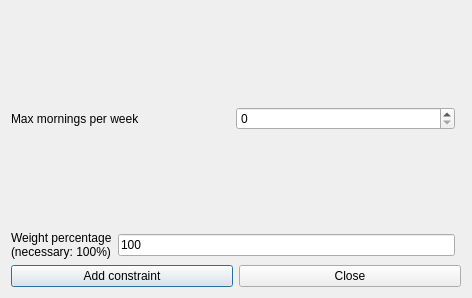
<?xml version="1.0" encoding="UTF-8"?>
<ui version="4.0">
 <class>AddConstraintStudentsMaxMorningsPerWeekForm_template</class>
 <widget class="QDialog" name="AddConstraintStudentsMaxMorningsPerWeekForm_template">
  <property name="geometry">
   <rect>
    <x>0</x>
    <y>0</y>
    <width>472</width>
    <height>298</height>
   </rect>
  </property>
  <property name="windowTitle">
   <string extracomment="This is the title of the dialog to add a new constraint of this type">Add students max mornings per week</string>
  </property>
  <layout class="QGridLayout">
   <item row="4" column="0" colspan="2">
    <layout class="QHBoxLayout">
     <item>
      <widget class="QPushButton" name="addConstraintPushButton">
       <property name="text">
        <string>Add constraint</string>
       </property>
      </widget>
     </item>
     <item>
      <widget class="QPushButton" name="closePushButton">
       <property name="text">
        <string>Close</string>
       </property>
      </widget>
     </item>
    </layout>
   </item>
   <item row="2" column="0">
    <spacer name="spacer1">
     <property name="orientation">
      <enum>Qt::Vertical</enum>
     </property>
     <property name="sizeType">
      <enum>QSizePolicy::Expanding</enum>
     </property>
     <property name="sizeHint" stdset="0">
      <size>
       <width>20</width>
       <height>31</height>
      </size>
     </property>
    </spacer>
   </item>
   <item row="1" column="0">
    <layout class="QHBoxLayout">
     <item>
      <widget class="QLabel" name="maxMorningsTextLabel">
       <property name="frameShape">
        <enum>QFrame::NoFrame</enum>
       </property>
       <property name="frameShadow">
        <enum>QFrame::Plain</enum>
       </property>
       <property name="text">
        <string>Max mornings per week</string>
       </property>
       <property name="wordWrap">
        <bool>false</bool>
       </property>
      </widget>
     </item>
     <item>
      <widget class="QSpinBox" name="maxMorningsSpinBox"/>
     </item>
    </layout>
   </item>
   <item row="3" column="0">
    <layout class="QHBoxLayout">
     <item>
      <widget class="QLabel" name="weightTextLabel">
       <property name="frameShape">
        <enum>QFrame::NoFrame</enum>
       </property>
       <property name="frameShadow">
        <enum>QFrame::Plain</enum>
       </property>
       <property name="text">
        <string>Weight percentage
(necessary: 100%)</string>
       </property>
       <property name="wordWrap">
        <bool>false</bool>
       </property>
      </widget>
     </item>
     <item>
      <widget class="QLineEdit" name="weightLineEdit">
       <property name="text">
        <string notr="true">100</string>
       </property>
      </widget>
     </item>
    </layout>
   </item>
   <item row="0" column="0">
    <spacer name="spacer1_2">
     <property name="orientation">
      <enum>Qt::Vertical</enum>
     </property>
     <property name="sizeType">
      <enum>QSizePolicy::Expanding</enum>
     </property>
     <property name="sizeHint" stdset="0">
      <size>
       <width>20</width>
       <height>31</height>
      </size>
     </property>
    </spacer>
   </item>
  </layout>
 </widget>
 <layoutdefault spacing="6" margin="11"/>
 <resources/>
 <connections/>
</ui>
